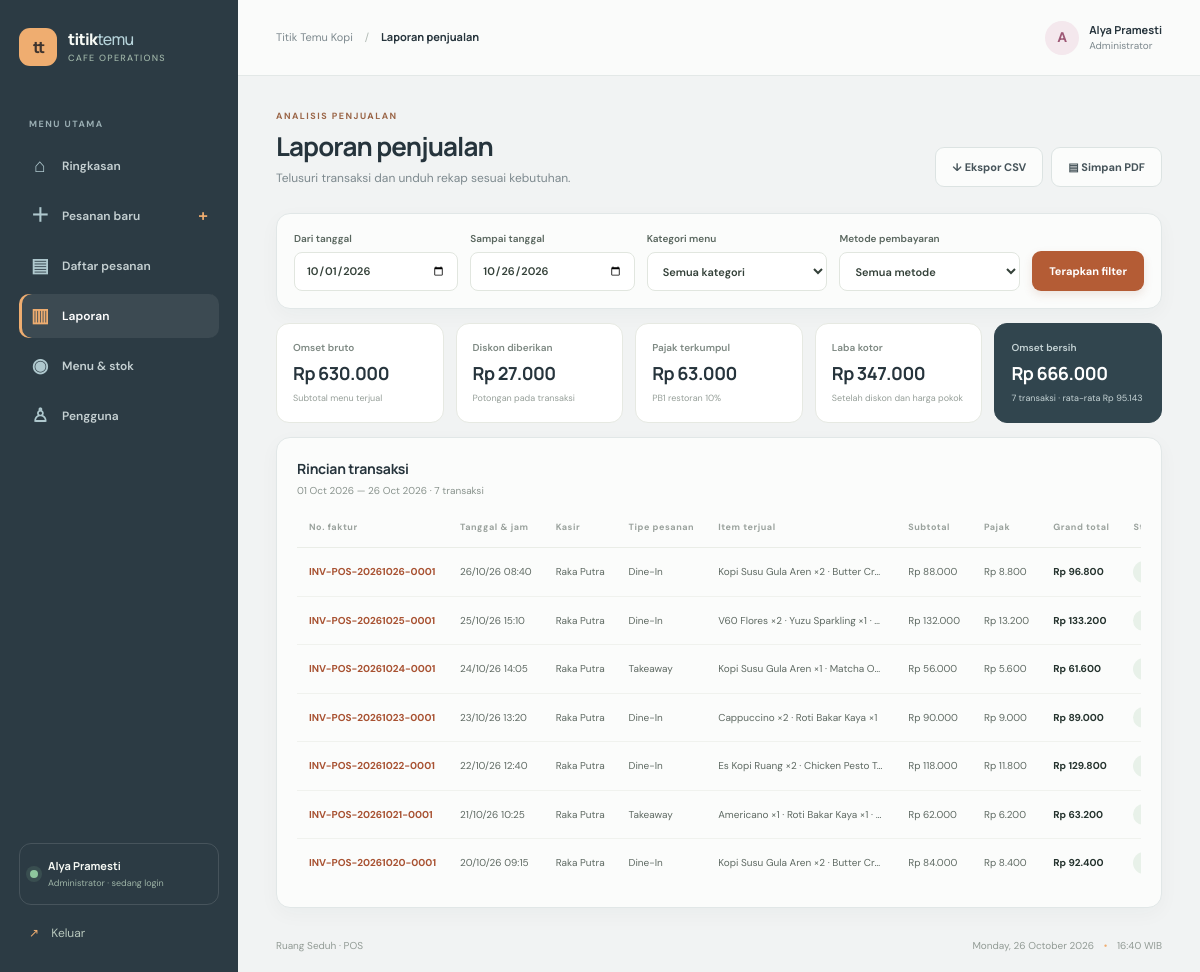
/index.php?page=reports (signed in), run on the app's committed database.
### tables this page shows
CREATE TABLE orders (
 id BIGINT UNSIGNED AUTO_INCREMENT PRIMARY KEY,
 invoice_number VARCHAR(40) NOT NULL UNIQUE,
 user_id BIGINT UNSIGNED NOT NULL,
 order_type ENUM('Dine-In','Takeaway') NOT NULL,
 table_number VARCHAR(20) NULL,
 customer_name VARCHAR(100) NULL,
 subtotal INT UNSIGNED NOT NULL,
 tax_amount INT UNSIGNED NOT NULL DEFAULT 0,
 discount_amount INT UNSIGNED NOT NULL DEFAULT 0,
 grand_total INT UNSIGNED NOT NULL,
 payment_method ENUM('Tunai','QRIS','Transfer Bank','Kartu Debit') NOT NULL,
 amount_paid INT UNSIGNED NOT NULL,
 change_amount INT UNSIGNED NOT NULL DEFAULT 0,
 status ENUM('Diproses','Selesai','Dibatalkan') NOT NULL DEFAULT 'Diproses',
 created_at TIMESTAMP NOT NULL DEFAULT CURRENT_TIMESTAMP,
 CONSTRAINT fk_orders_user FOREIGN KEY(user_id) REFERENCES users(id),
 INDEX idx_orders_created_status(created_at,status),
 INDEX idx_orders_user(user_id)
);

CREATE TABLE users (
 id BIGINT UNSIGNED AUTO_INCREMENT PRIMARY KEY,
 username VARCHAR(40) NOT NULL UNIQUE,
 email VARCHAR(160) NOT NULL UNIQUE,
 password_hash VARCHAR(255) NOT NULL,
 full_name VARCHAR(100) NOT NULL,
 role ENUM('admin','kasir') NOT NULL DEFAULT 'kasir',
 status TINYINT(1) NOT NULL DEFAULT 1,
 created_at TIMESTAMP NOT NULL DEFAULT CURRENT_TIMESTAMP
);

### config.php (called while the page is built, shortened)
<?php
function db(): PDO {
    static $pdo;
    if (!$pdo) $pdo = new PDO('mysql:host='.DB_HOST.';dbname='.DB_NAME.';charset=utf8mb4', DB_USER, DB_PASS, [PDO::ATTR_ERRMODE=>PDO::ERRMODE_EXCEPTION,PDO::ATTR_DEFAULT_FETCH_MODE=>PDO::FETCH_ASSOC,PDO::ATTR_EMULATE_PREPARES=>false]);
    return $pdo;
}
function e(mixed $v): string { return htmlspecialchars((string)$v, ENT_QUOTES|ENT_SUBSTITUTE, 'UTF-8'); }
function rupiah(int|float|string $n): string { return 'Rp '.number_format((float)$n,0,',','.'); }

### views/reports.php (the view, shortened to what this page needs)
<?php
$from=(string)($_GET['from']??date('Y-m-01'));$to=(string)($_GET['to']??date('Y-m-d'));$cat=(int)($_GET['category']??0);$method=(string)($_GET['method']??'');
$where=' WHERE DATE(o.created_at) BETWEEN ? AND ? AND o.status<>\'Dibatalkan\'';$args=[$from,$to];
$query='SELECT o.*,u.full_name cashier,(SELECT GROUP_CONCAT(CONCAT(d.product_name,\' ×\',d.quantity) ORDER BY d.id SEPARATOR \' · \') FROM order_details d WHERE d.order_id=o.id) item_list,(SELECT COALESCE(SUM(d.unit_cost*d.quantity),0) FROM order_details d WHERE d.order_id=o.id) cost_total FROM orders o JOIN users u ON u.id=o.user_id'.$where.' ORDER BY o.created_at DESC';$s=db()->prepare($query);$s->execute($args);$rows=$s->fetchAll();
$gross=array_sum(array_column($rows,'subtotal'));$discountTotal=array_sum(array_column($rows,'discount_amount'));$taxTotal=array_sum(array_column($rows,'tax_amount'));$net=array_sum(array_column($rows,'grand_total'));$avg=count($rows)?round($net/count($rows)):0;$profit=array_sum(array_map(fn($r)=>max(0,(int)$r['subtotal']-(int)$r['discount_amount']-(int)$r['cost_total']),$rows));
?>
<div class="page-heading"><div><p class="eyebrow">ANALISIS PENJUALAN</p><h1>Laporan penjualan</h1><p class="subheading">Telusuri transaksi dan unduh rekap sesuai kebutuhan.</p></div><div class="export-actions"><a class="button quiet" href="<?= e('index.php?'.http_build_query(['page'=>'reports','from'=>$from,'to'=>$to,'category'=>$cat,'method'=>$method,'export'=>'csv'])) ?>">↓ Ekspor CSV</a><button class="button quiet" onclick="window.print()">▤ Simpan PDF</button></div></div>
<section class="panel report-filter"><form method="get" id="report-filter"><label>Dari tanggal<input type="date" name="from" value="<?= e($from) ?>"></label><label>Sampai tanggal<input type="date" name="to" value="<?= e($to) ?>"></label><label>Kategori menu<select name="category"><option value="0">Semua kategori</option></select></label><label>Metode pembayaran<select name="method"><option value="">Semua metode</option></select></label><button class="button primary" type="submit">Terapkan filter</button></form></section>
<div class="report-summary"><article><span>Omset bruto</span><strong><?= rupiah($gross) ?></strong><small>Subtotal menu terjual</small></article><article><span>Diskon diberikan</span><strong><?= rupiah($discountTotal) ?></strong><small>Potongan pada transaksi</small></article><article><span>Pajak terkumpul</span><strong><?= rupiah($taxTotal) ?></strong><small>PB1 restoran 10%</small></article><article><span>Laba kotor</span><strong><?= rupiah($profit) ?></strong><small>Setelah diskon dan harga pokok</small></article><article class="summary-net"><span>Omset bersih</span><strong><?= rupiah($net) ?></strong><small><?= count($rows) ?> transaksi · rata-rata <?= rupiah($avg) ?></small></article></div>
<section class="panel report-table-panel"><div class="panel-heading"><div><h2>Rincian transaksi</h2><p><?= date('d M Y',strtotime($from)) ?> — <?= date('d M Y',strtotime($to)) ?> · <?= count($rows) ?> transaksi</p></div></div><div class="table-scroll"><table><thead><tr><th>No. faktur</th><th>Tanggal & jam</th><th>Kasir</th><th>Tipe pesanan</th><th>Item terjual</th><th>Subtotal</th><th>Pajak</th><th>Grand total</th><th>Status</th></tr></thead><tbody><?php foreach($rows as $o):?><tr><td><a class="invoice-link" href="index.php?page=receipt&id=<?= (int)$o['id'] ?>"><?= e($o['invoice_number']) ?></a></td><td><?= date('d/m/y H:i',strtotime($o['created_at'])) ?></td><td><?= e($o['cashier']) ?></td><td><?= e($o['order_type']) ?></td><td class="item-list-cell"><?= e($o['item_list']?:'—') ?></td><td><?= rupiah($o['subtotal']) ?></td><td><?= rupiah($o['tax_amount']) ?></td><td class="money-cell"><?= rupiah($o['grand_total']) ?></td><td><span class="status <?= $o['status']==='Selesai'?'done':'pending' ?>"><?= e($o['status']) ?></span></td></tr><?php endforeach;?></tbody></table><?php if(!$rows):?><div class="empty-state"><span>▥</span><strong>Tidak ada transaksi pada rentang ini</strong><p>Ubah filter tanggal atau kategori untuk melihat hasil lainnya.</p></div><?php endif;?></div></section>

### data on the page
orders: invoice_number "INV-POS-20261026-0001", created_at "26/10/26 08:40", user.full_name "Raka Putra", order_type "Dine-In", item_list "Kopi Susu Gula Aren ×2 · Butter Cr…", subtotal "Rp 88.000", tax_amount "Rp 8.800", grand_total "Rp 96.800"
orders: invoice_number "INV-POS-20261025-0001", created_at "25/10/26 15:10", user.full_name "Raka Putra", order_type "Dine-In", item_list "V60 Flores ×2 · Yuzu Sparkling ×1 ·…", subtotal "Rp 132.000", tax_amount "Rp 13.200", grand_total "Rp 133.200"
orders: invoice_number "INV-POS-20261024-0001", created_at "24/10/26 14:05", user.full_name "Raka Putra", order_type "Takeaway", item_list "Kopi Susu Gula Aren ×1 · Matcha O…", subtotal "Rp 56.000", tax_amount "Rp 5.600", grand_total "Rp 61.600"
orders: invoice_number "INV-POS-20261023-0001", created_at "23/10/26 13:20", user.full_name "Raka Putra", order_type "Dine-In", item_list "Cappuccino ×2 · Roti Bakar Kaya ×1", subtotal "Rp 90.000", tax_amount "Rp 9.000", grand_total "Rp 89.000"
orders: invoice_number "INV-POS-20261022-0001", created_at "22/10/26 12:40", user.full_name "Raka Putra", order_type "Dine-In", item_list "Es Kopi Ruang ×2 · Chicken Pesto T…", subtotal "Rp 118.000", tax_amount "Rp 11.800", grand_total "Rp 129.800"
orders: invoice_number "INV-POS-20261021-0001", created_at "21/10/26 10:25", user.full_name "Raka Putra", order_type "Takeaway", item_list "Americano ×1 · Roti Bakar Kaya ×1 ·…", subtotal "Rp 62.000", tax_amount "Rp 6.200", grand_total "Rp 63.200"
orders: invoice_number "INV-POS-20261020-0001", created_at "20/10/26 09:15", user.full_name "Raka Putra", order_type "Dine-In", item_list "Kopi Susu Gula Aren ×2 · Butter Cr…", subtotal "Rp 84.000", tax_amount "Rp 8.400", grand_total "Rp 92.400"

### other printed values
$icon "⌂"
$label "Ringkasan"
$icon "＋"
$label "Pesanan baru"
$icon "▤"
$label "Daftar pesanan"
$icon "▥"
$label "Laporan"
$icon "◉"
$label "Menu & stok"
$icon "♙"
$label "Pengguna"
current_user()['name'] "Alya Pramesti"
$title "Laporan penjualan"
mb_strtoupper(mb_substr(current_user()['name'],0,1)) "A"
